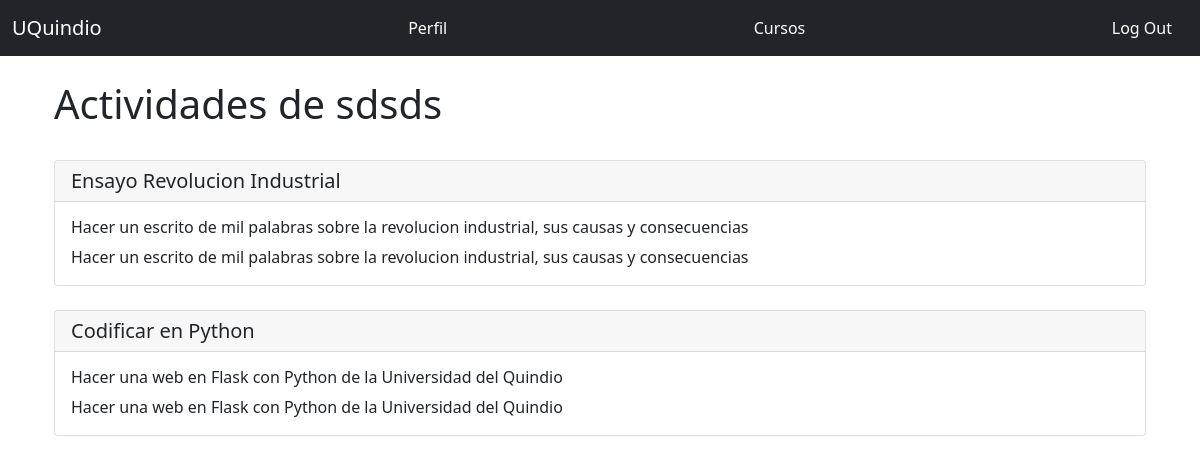
/teacher/activities/2/1 (signed in), run on the app's committed database.
### app.py (models this page shows)
class Homework(db.Model):
    __tablename__ = 'homework'
    id = db.Column(db.Integer, primary_key = True)
    title = db.Column(db.String(128))
    description = db.Column(db.Text)
    limit_date = db.Column(db.DateTime, default=datetime.utcnow)
    status = db.Column(db.String)
    student_comment = db.Column(db.Text)
    grade = db.Column(db.DECIMAL(5,2))
    date_sent = db.Column(db.DateTime)
    file_url = db.Column(db.String)
    enrollment_id = db.Column(db.Integer, db.ForeignKey('enrollment.id'))

### app.py (the view)
@app.route('/teacher/activities/<int:teacher_id>/<int:course_id>', methods=['GET', 'POST'])
@login_required
@require_role(role="Teacher")
def teacher_activities(teacher_id, course_id):
    result = db.session.execute('Select teachers.id, courses.id As courses_id, homework.title As homework_title, homework.description As homework_description, homework.student_comment As homework_student_comment, students.name As students_name, students.last_name As students_last_name, homework.limit_date As homework_limit_date, homework.status As homework_status, homework.grade As homework_grade, homework.date_sent As homework_limit_date, homework.file_url As homework_file_url From enrollment Inner Join courses On courses.id = enrollment.course_id Inner Join homework On enrollment.id = homework.enrollment_id Inner Join teachers On teachers.id = courses.teacher_id Inner Join students On students.id = enrollment.student_id Where teachers.id = :val And courses.id = :val2', {'val': teacher_id, 'val2': course_id})
    return render_template('teacher_activities.html', result=result, course_id=course_id)

### app.py (called while the page is built)
def require_role(role):
    def decorator(func):
        @wraps(func)
        def wrapped_function(*args, **kwargs):
            if not session['account_type'] == role:
                return redirect("/404")
            else:
                return func(*args, **kwargs)
        return wrapped_function
    return decorator

@login_manager.user_loader
def load_user(user_id):
    if session['account_type'] == 'Student':
        return User.query.get(int(user_id))
    elif session['account_type'] == 'Teacher':
        return Teacher.query.get(int(user_id))
    else:
      return None

### templates/teacher_activities.html (shortened to what this page needs)
{% extends "base.html" %}
{% block head %}
  {{ super() }}
{% endblock %}
{% block page_content %}
<div class="page-header">
    <h1>Actividades de sdsds </h1>
</div>
<br/>
{% for r in result %}
    <div class="card">
        <h5 class="card-header">{{ r.homework_title }} </h5>
            <div class="card-body">
                <h6 class="card-title"> {{ r.homework_description }} </h6>
                    <p class= "card-text">
                    {{ r.homework_description }}
                    </p>
                  </div>
                </div>
                <br/>
    {% endfor %}
{% endblock %}

### data on the page
Homework: homework_title "Ensayo Revolucion Industrial", homework_description "Hacer un escrito de mil palabras sobre la revolucion industrial, sus causas y consecuencias"
Homework: homework_title "Codificar en Python", homework_description "Hacer una web en Flask con Python de la Universidad del Quindio"
